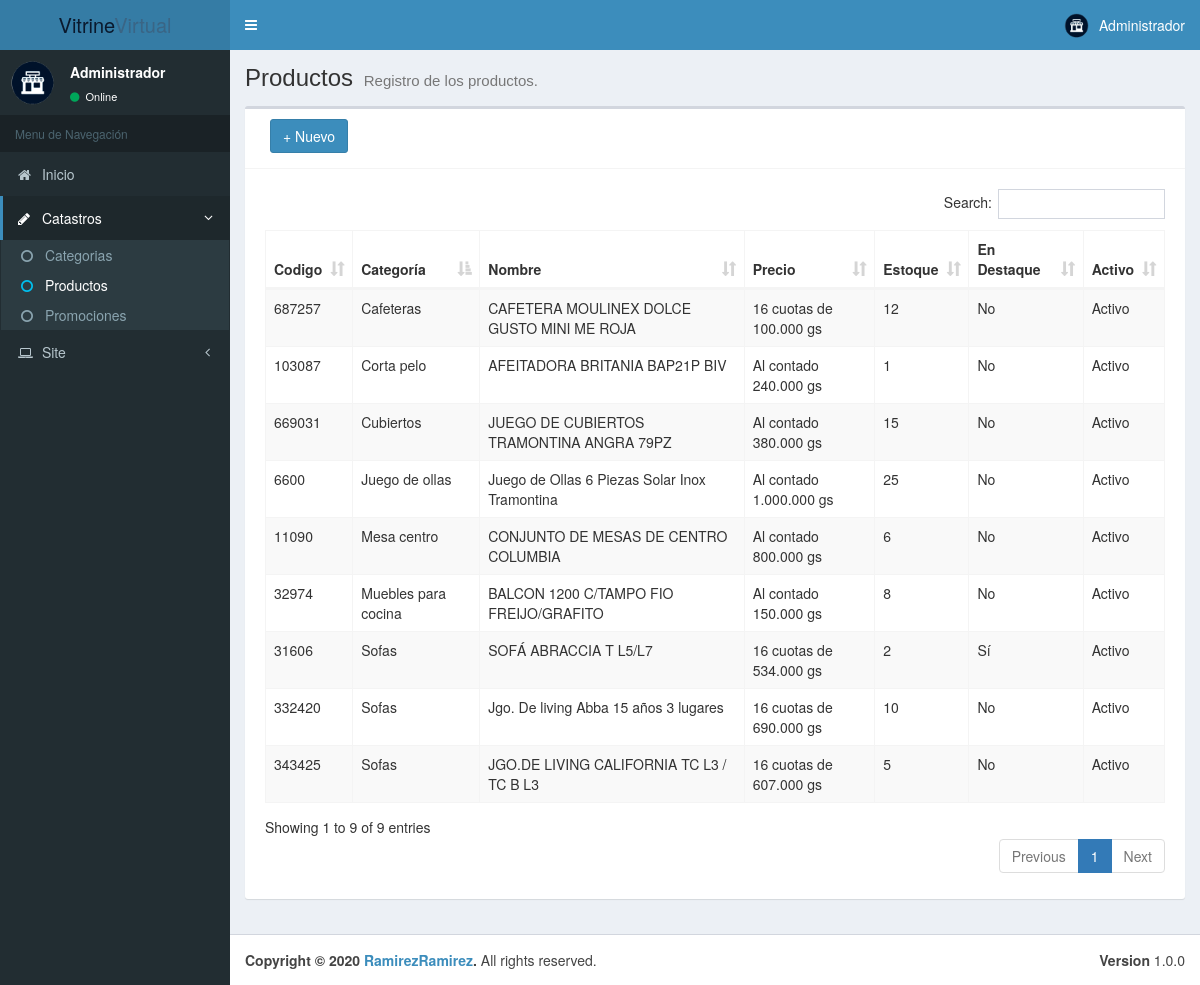
The page /admin/productos.php (signed in) on the database its author committed.
### tables this page shows
CREATE TABLE `tb_producto` (
  `codigo` varchar(20) NOT NULL,
  `nombre` varchar(80) NOT NULL,
  `descripcion` text NOT NULL,
  `estoque` int(11) NOT NULL,
  `precio` int(11) DEFAULT NULL,
  `ctd_cuota` int(11) DEFAULT NULL,
  `valor_cuota` int(11) DEFAULT NULL,
  `cod_categoria` int(11) NOT NULL,
  `destaque` tinyint(1) NOT NULL,
  `activo` tinyint(1) NOT NULL
);

CREATE TABLE `tb_categoria` (
  `codigo` int(11) NOT NULL,
  `nombre` varchar(80) NOT NULL,
  `cod_padre` int(11) DEFAULT NULL,
  `menu` tinyint(1) NOT NULL,
  `activo` tinyint(1) NOT NULL
);

### admin/server/producto.php (called while the page is built, shortened)
<?php
	function getAllProductos () {
		$connection = conn();
		$sql = "SELECT tb_producto.*, tb_categoria.nombre AS categoria FROM tb_producto LEFT JOIN tb_categoria ON tb_producto.cod_categoria = tb_categoria.codigo ORDER BY codigo ASC";
		$query = $connection->prepare($sql);
		$query->execute();
		if ($query->rowCount() > 0) {
			$result= $query->fetchAll();
		} else {
			$result = null;
		}
		return $result;
	}
?>

### admin/objs/productos.php (called while the page is built, shortened)
<?php
	include_once "./server/producto.php";
	$productos = getAllProductos();
?>

### admin/productos.php (the view, shortened to what this page needs)
<!DOCTYPE html>
<html>
<head>
	<?php include 'includes/head.php'; ?>
</head>
<body class="hold-transition skin-blue sidebar-mini">
	<div class="wrapper">
		<?php include 'includes/header.php'; ?>
		<?php include 'includes/aside.php'; ?>
		<div class="content-wrapper">
			<section class="content-header">
				<h1>
					Productos
					<small>Registro de los productos.</small>
				</h1>
			</section>
			<section class="content">
				<?php include_once "objs/productos.php";?>
				<div class="box">
					<div class="box-header with-border">
						<div class="col-md-3 pull-left">
							<button id="btnAdd" type="button" class="btn btn-primary" data-toggle="modal" data-target="#AddModal" style="margin-bottom: 5px;">+ Nuevo</button>
						</div>
					</div>
					<div class="box-body">
						<div class="box-body table-responsive">
							<table class="table table-striped table-bordered display nowra" id="tabladatos">
							<thead>
								<tr>
									<th>Codigo</th>
									<th>Categoría</th>
									<th>Nombre</th>
									<th>Precio</th>
									<th>Estoque</th>
									<th>En Destaque</th>
									<th>Activo</th>
								</tr>
							</thead>
							<tbody>
								<?php
									if ($productos != null) {
										foreach ($productos as $row) {
								?>
								<tr onclick="window.location.href = 'detalle.php?producto=<?php echo $row['codigo'];?>';">
									<td><?php echo $row['codigo'];?></td>
									<td><?php echo $row['categoria'];?></td>
									<td><?php echo $row['nombre'];?></td>
									<td>
									<?php
										$precio = "";
										if ($row['ctd_cuota'] > 0 && $row['valor_cuota'] > 0) {
											$precio = $row['ctd_cuota']." cuotas de ".number_format($row['valor_cuota'], 0, ',', '.')." gs";
										} else if ($row['precio'] > 0) {
											$precio = "Al contado ".number_format($row['precio'], 0, ',', '.')." gs";
										} else {
											$precio = "Sob consulta ";
										}
										echo $precio;
									?>
									</td>
									<td><?php echo $row['estoque'];?></td>
									<td>
									<?php
										$destaque = "";
										if ($row['destaque'] == 0) {
											$destaque = "No";
										} else {
											$destaque = "Sí";
										}
										echo $destaque;
									?>
									</td>
									<td>
									<?php
										$activo = "";
										if ($row['activo'] == 0) {
											$activo = "Inactivo";
										} else {
											$activo = "Activo";
										}
										echo $activo;
									?>
									</td>
								</tr>
								<?php }}?>
							</tbody>
							</table>
						</div>
					</div>
				</div>
			</section>
		</div>
		<?php include "includes/footer.php"; ?>
	</div>
</body>
</html>

### rows shown on the page
tb_producto: codigo "103087", cod_categoria.nombre "Corta pelo", nombre "AFEITADORA BRITANIA BAP21P BIV", precio "Al contado 240.000 gs", estoque "1", destaque "No", activo "Activo"
tb_producto: codigo "11090", cod_categoria.nombre "Mesa centro", nombre "CONJUNTO DE MESAS DE CENTRO COLUMBIA", precio "Al contado 800.000 gs", estoque "6", destaque "No", activo "Activo"
tb_producto: codigo "31606", cod_categoria.nombre "Sofas", nombre "SOFÁ ABRACCIA T L5/L7", precio "16 cuotas de 534.000 gs", estoque "2", destaque "Sí", activo "Activo"
tb_producto: codigo "32974", cod_categoria.nombre "Muebles para cocina", nombre "BALCON 1200 C/TAMPO FIO FREIJO/GRAFITO", precio "Al contado 150.000 gs", estoque "8", destaque "No", activo "Activo"
tb_producto: codigo "332420", cod_categoria.nombre "Sofas", nombre "Jgo. De living Abba 15 años 3 lugares", precio "16 cuotas de 690.000 gs", estoque "10", destaque "No", activo "Activo"
tb_producto: codigo "343425", cod_categoria.nombre "Sofas", nombre "JGO.DE LIVING CALIFORNIA TC L3 / TC B L3", precio "16 cuotas de 607.000 gs", estoque "5", destaque "No", activo "Activo"
tb_producto: codigo "6600", cod_categoria.nombre "Juego de ollas", nombre "Juego de Ollas 6 Piezas Solar Inox Tramontina", precio "Al contado 1.000.000 gs", estoque "25", destaque "No", activo "Activo"
tb_producto: codigo "669031", cod_categoria.nombre "Cubiertos", nombre "JUEGO DE CUBIERTOS TRAMONTINA ANGRA 79PZ", precio "Al contado 380.000 gs", estoque "15", destaque "No", activo "Activo"
tb_producto: codigo "687257", cod_categoria.nombre "Cafeteras", nombre "CAFETERA MOULINEX DOLCE GUSTO MINI ME ROJA", precio "16 cuotas de 100.000 gs", estoque "12", destaque "No", activo "Activo"

### other values the page prints
$_SESSION['nome_usuario'] "Administrador"
